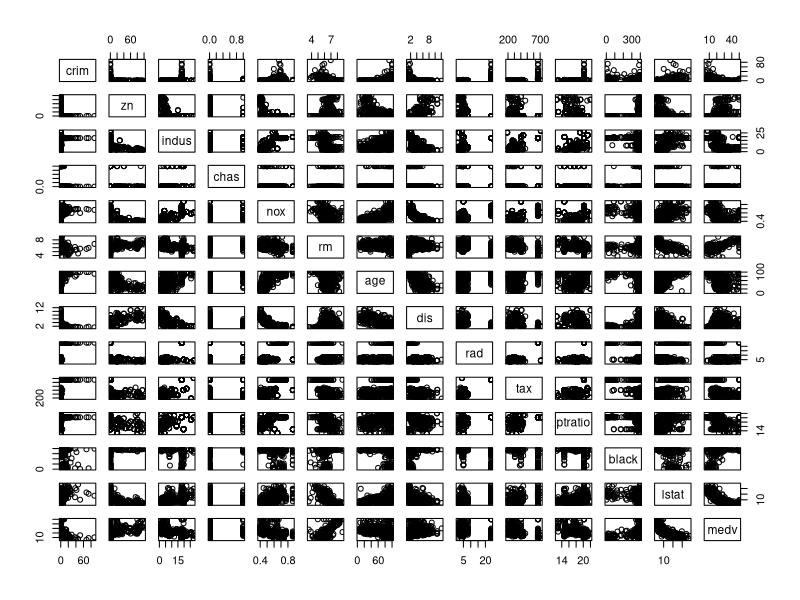
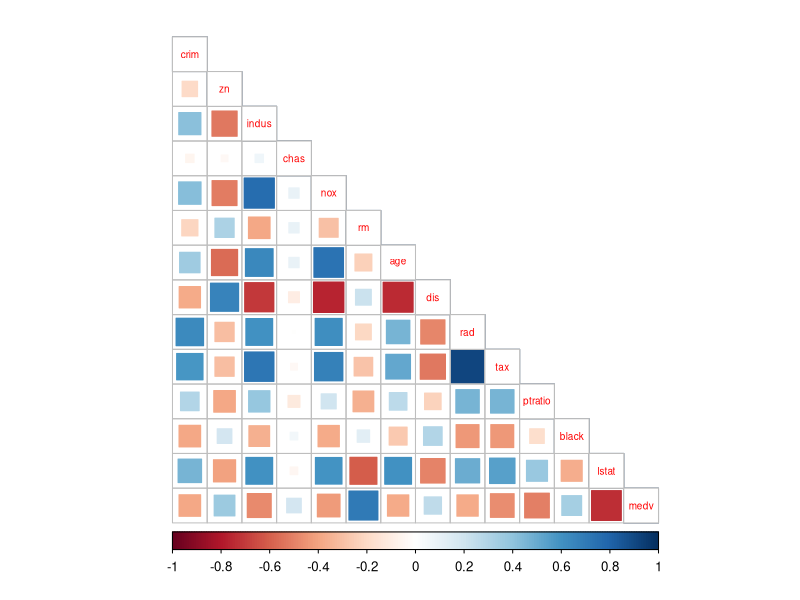
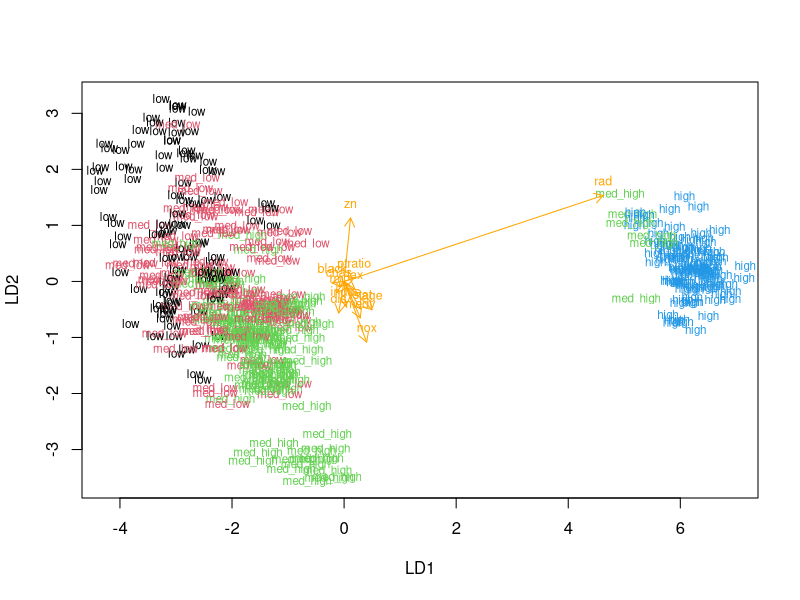
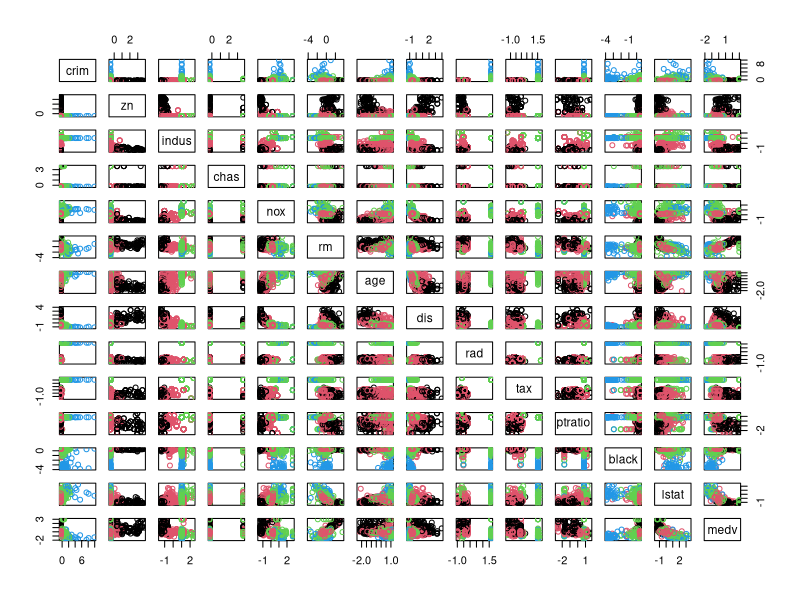
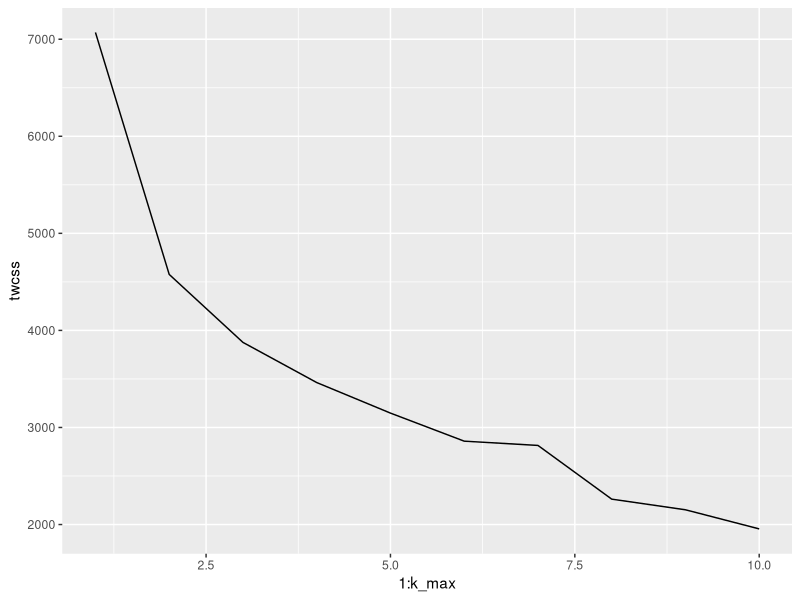
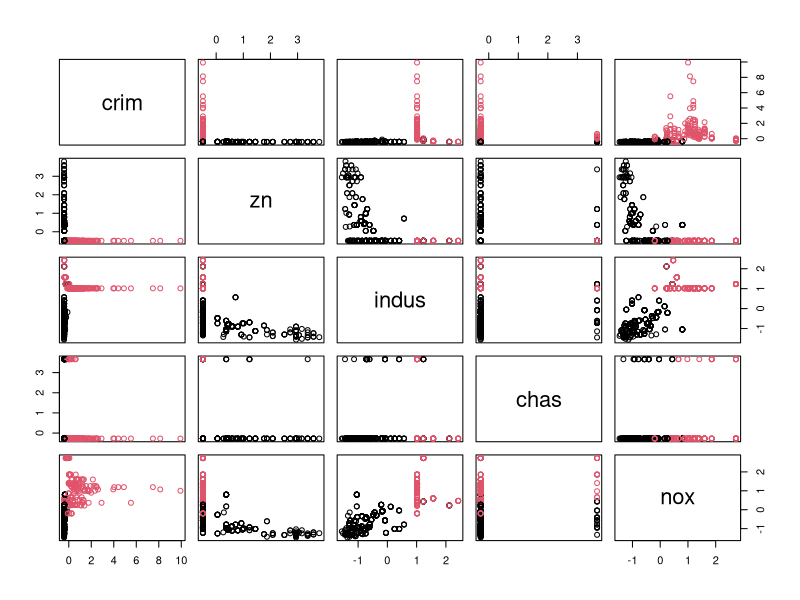
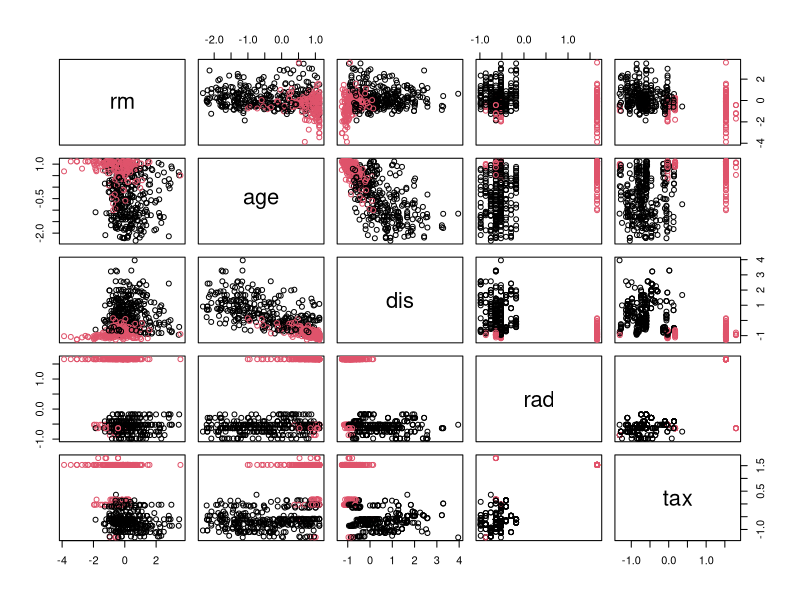
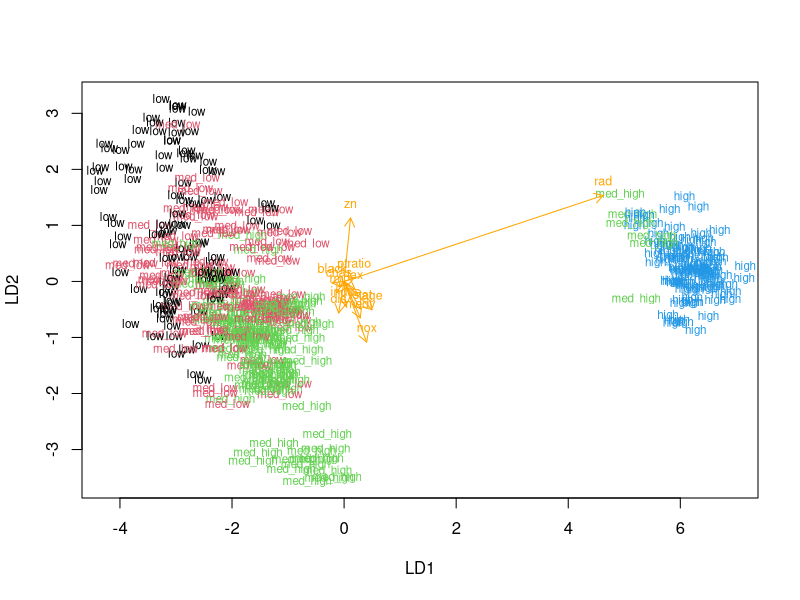

These figures' R source, in order:
## ---- chunk 1
library(ggplot2); library(GGally); library(corrplot); library(tidyr); library(dplyr)
## ---- chunk 2
# access the MASS package
library(MASS)

# load the data
data("Boston")

# explore the dataset
str(Boston)

## ---- chunk 3
summary(Boston)
pairs(Boston)
## ---- chunk 4
# calculate the correlation matrix and round it
cor_matrix<-cor(Boston) %>% round(digits = 2)

# print the correlation matrix
cor_matrix

# visualize the correlation matrix
corrplot(cor_matrix, method="square", type="lower", cl.pos="b", tl.pos="d", tl.cex = 0.6)
## ---- chunk 5
# center and standardize variables
boston_scaled <- scale(Boston)

# summaries of the scaled variables
summary(boston_scaled)

# class of the boston_scaled object
class(boston_scaled)

# change the object to data frame
boston_scaled <- as.data.frame(boston_scaled)
## ---- chunk 6
# summary of the scaled crime rate
summary(boston_scaled$crim)

# create a quantile vector of crim and print it
bins <- quantile(boston_scaled$crim)
bins

# create a categorical variable 'crime'
crime <- cut(boston_scaled$crim, breaks = bins, include.lowest = TRUE, labels = c("low", "med_low", "med_high", "high"))

# look at the table of the new factor crime
table(crime)

# remove original crim from the dataset
boston_scaled <- dplyr::select(boston_scaled, -crim)

# add the new categorical value to scaled data
boston_scaled <- data.frame(boston_scaled, crime)
## ---- chunk 7
# number of rows in the Boston dataset 
n <- nrow(boston_scaled)

# choose randomly 80% of the rows
ind <- sample(n,  size = n * 0.8)

# create train set
train <- boston_scaled[ind,]

# create test set 
test <- boston_scaled[-ind,]

# save the correct classes from test data
correct_classes <- test$crime

# remove the crime variable from test data
test <- dplyr::select(test, -crime)
## ---- chunk 8
# linear discriminant analysis
lda.fit <- lda(crime ~ ., data = train)

# print the lda.fit object
lda.fit

## ---- chunk 9
# the function for lda biplot arrows
lda.arrows <- function(x, myscale = 1, arrow_heads = 0.1, color = "orange", tex = 0.75, choices = c(1,2)){
  heads <- coef(x)
  arrows(x0 = 0, y0 = 0, 
         x1 = myscale * heads[,choices[1]], 
         y1 = myscale * heads[,choices[2]], col=color, length = arrow_heads)
  text(myscale * heads[,choices], labels = row.names(heads), 
       cex = tex, col=color, pos=3)
}

# target classes as numeric
classes <- as.numeric(train$crime)

# plot the lda results
plot(lda.fit, dimen = 2, col = classes, pch = classes)
lda.arrows(lda.fit, myscale = 1.5)
## ---- chunk 10
# predict classes with test data
lda.pred <- predict(lda.fit, newdata = test)

# cross tabulate the results
tt <- table(correct = correct_classes, predicted = lda.pred$class)
tt
error = sum(tt[row(tt) != col(tt)]) / sum(tt)
error
summary(test)
## ---- chunk 11
library(MASS)
data('Boston')
## ---- chunk 12
# center and standardize variables
boston_K_scaled <- scale(Boston)

# summaries of the scaled variables
summary(boston_K_scaled)

# class of the boston_scaled object
class(boston_K_scaled)

# change the object to data frame
boston_K_scaled <- as.data.frame(boston_K_scaled)
## ---- chunk 13
# euclidean distance matrix
dist_eu <- dist(boston_K_scaled)

# look at the summary of the distances
summary(dist_eu)

# manhattan distance matrix
dist_man <- dist(boston_K_scaled, method = 'manhattan')

# look at the summary of the distances
summary(dist_man)
## ---- chunk 14
# k-means clustering
km <-kmeans(boston_K_scaled, centers = 4)

# plot the Boston dataset with clusters
pairs(boston_K_scaled, col = km$cluster)
## ---- chunk 15
set.seed(123) #K-means might produce different results every time, because it randomly assigns the initial cluster centers. This function is used to deal with that.

# determine the number of clusters
k_max <- 10

# calculate the total within sum of squares
twcss <- sapply(1:k_max, function(k){kmeans(boston_K_scaled, k)$tot.withinss})

# visualize the results
qplot(x = 1:k_max, y = twcss, geom = 'line')

## ---- chunk 16
# k-means clustering
km <-kmeans(boston_K_scaled, centers = 2, nstart = 20)
km

# plot the Boston dataset with clusters
pairs(boston_K_scaled[1:5], col = km$cluster)
pairs(boston_K_scaled[6:10], col = km$cluster)
## ---- chunk 17
library(MASS)
data('Boston')
## ---- chunk 18
# center and standardize variables
boston_K2_scaled <- scale(Boston)

# summaries of the scaled variables
summary(boston_K2_scaled)

# class of the boston_scaled object
class(boston_K2_scaled)

# change the object to data frame
boston_K2_scaled <- as.data.frame(boston_K2_scaled)

# kmeans with 5 clusters
km <-kmeans(boston_K2_scaled, centers = 5, nstart = 20)
km
## ---- chunk 19
# access the centers component in the kmeans data
km_centers <- as.data.frame(km$centers)


## ---- chunk 20
# the function for lda biplot arrows
lda.arrows <- function(x, myscale = 1, arrow_heads = 0.1, color = "orange", tex = 0.75, choices = c(1,2)){
  heads <- coef(x)
  arrows(x0 = 0, y0 = 0, 
         x1 = myscale * heads[,choices[1]], 
         y1 = myscale * heads[,choices[2]], col=color, length = arrow_heads)
  text(myscale * heads[,choices], labels = row.names(heads), 
       cex = tex, col=color, pos=3)
}

# target classes as numeric
classes <- as.numeric(train$crime)

# plot the lda results
plot(lda.fit, dimen = 2, col = classes, pch = classes)
lda.arrows(lda.fit, myscale = 1.5)

## ---- chunk 21
model_predictors <- dplyr::select(train, -crime)
# check the dimensions
dim(model_predictors)
dim(lda.fit$scaling)
# matrix multiplication
matrix_product <- as.matrix(model_predictors) %*% lda.fit$scaling
matrix_product <- as.data.frame(matrix_product)
